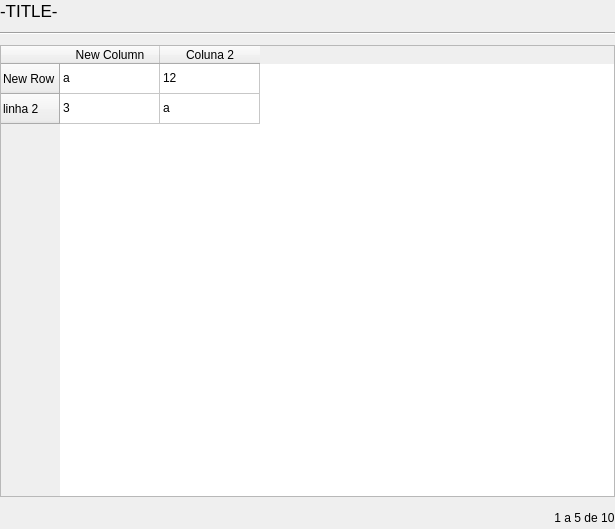
<?xml version="1.0" encoding="UTF-8"?>
<ui version="4.0">
 <class>Table</class>
 <widget class="QWidget" name="Table">
  <property name="geometry">
   <rect>
    <x>0</x>
    <y>0</y>
    <width>615</width>
    <height>529</height>
   </rect>
  </property>
  <property name="windowTitle">
   <string>Form</string>
  </property>
  <layout class="QVBoxLayout" name="verticalLayout">
   <property name="spacing">
    <number>10</number>
   </property>
   <property name="leftMargin">
    <number>0</number>
   </property>
   <property name="topMargin">
    <number>0</number>
   </property>
   <property name="rightMargin">
    <number>0</number>
   </property>
   <property name="bottomMargin">
    <number>0</number>
   </property>
   <item>
    <widget class="QWidget" name="widHeader" native="true">
     <property name="styleSheet">
      <string notr="true">QPushButton { background-color: transparent }</string>
     </property>
     <layout class="QHBoxLayout" name="horizontalLayout">
      <property name="leftMargin">
       <number>0</number>
      </property>
      <property name="topMargin">
       <number>0</number>
      </property>
      <property name="rightMargin">
       <number>0</number>
      </property>
      <property name="bottomMargin">
       <number>0</number>
      </property>
      <item>
       <widget class="QLabel" name="labelTitle">
        <property name="sizePolicy">
         <sizepolicy hsizetype="Preferred" vsizetype="Preferred">
          <horstretch>0</horstretch>
          <verstretch>0</verstretch>
         </sizepolicy>
        </property>
        <property name="minimumSize">
         <size>
          <width>0</width>
          <height>0</height>
         </size>
        </property>
        <property name="font">
         <font>
          <pointsize>13</pointsize>
         </font>
        </property>
        <property name="text">
         <string>-TITLE-</string>
        </property>
       </widget>
      </item>
      <item>
       <spacer name="horizontalSpacer_2">
        <property name="orientation">
         <enum>Qt::Horizontal</enum>
        </property>
        <property name="sizeHint" stdset="0">
         <size>
          <width>40</width>
          <height>20</height>
         </size>
        </property>
       </spacer>
      </item>
      <item>
       <widget class="QPushButton" name="btnConfirm">
        <property name="icon">
         <iconset resource="resource.qrc">
          <normaloff>:/root/Assets/check-solid.svg</normaloff>:/root/Assets/check-solid.svg</iconset>
        </property>
        <property name="flat">
         <bool>true</bool>
        </property>
       </widget>
      </item>
      <item>
       <widget class="QPushButton" name="btnEdit">
        <property name="text">
         <string/>
        </property>
        <property name="icon">
         <iconset resource="resource.qrc">
          <normaloff>:/root/Assets/pen-to-square-solid.svg</normaloff>:/root/Assets/pen-to-square-solid.svg</iconset>
        </property>
        <property name="flat">
         <bool>true</bool>
        </property>
       </widget>
      </item>
      <item>
       <widget class="QPushButton" name="btnDelete">
        <property name="icon">
         <iconset resource="resource.qrc">
          <normaloff>:/root/Assets/trash-solid.svg</normaloff>:/root/Assets/trash-solid.svg</iconset>
        </property>
        <property name="flat">
         <bool>true</bool>
        </property>
       </widget>
      </item>
     </layout>
    </widget>
   </item>
   <item>
    <widget class="Line" name="line">
     <property name="orientation">
      <enum>Qt::Horizontal</enum>
     </property>
    </widget>
   </item>
   <item>
    <widget class="QTableWidget" name="tableWidget">
     <property name="sizeAdjustPolicy">
      <enum>QAbstractScrollArea::AdjustToContents</enum>
     </property>
     <property name="editTriggers">
      <set>QAbstractItemView::NoEditTriggers</set>
     </property>
     <property name="selectionBehavior">
      <enum>QAbstractItemView::SelectRows</enum>
     </property>
     <property name="showGrid">
      <bool>true</bool>
     </property>
     <property name="gridStyle">
      <enum>Qt::SolidLine</enum>
     </property>
     <property name="cornerButtonEnabled">
      <bool>false</bool>
     </property>
     <row>
      <property name="text">
       <string>New Row</string>
      </property>
     </row>
     <row>
      <property name="text">
       <string>linha 2</string>
      </property>
     </row>
     <column>
      <property name="text">
       <string>New Column</string>
      </property>
     </column>
     <column>
      <property name="text">
       <string>Coluna 2</string>
      </property>
     </column>
     <item row="0" column="0">
      <property name="text">
       <string>a</string>
      </property>
     </item>
     <item row="0" column="1">
      <property name="text">
       <string>12</string>
      </property>
     </item>
     <item row="1" column="0">
      <property name="text">
       <string>3</string>
      </property>
     </item>
     <item row="1" column="1">
      <property name="text">
       <string>a</string>
      </property>
     </item>
    </widget>
   </item>
   <item>
    <widget class="QWidget" name="widget" native="true">
     <layout class="QHBoxLayout" name="horizontalLayout_3">
      <property name="leftMargin">
       <number>0</number>
      </property>
      <property name="topMargin">
       <number>0</number>
      </property>
      <property name="rightMargin">
       <number>0</number>
      </property>
      <property name="bottomMargin">
       <number>0</number>
      </property>
      <item>
       <widget class="QPushButton" name="btnPrv">
        <property name="icon">
         <iconset resource="resource.qrc">
          <normaloff>:/root/Assets/circle-arrow-left-solid.svg</normaloff>:/root/Assets/circle-arrow-left-solid.svg</iconset>
        </property>
        <property name="flat">
         <bool>true</bool>
        </property>
       </widget>
      </item>
      <item>
       <widget class="QPushButton" name="btnNext">
        <property name="icon">
         <iconset resource="resource.qrc">
          <normaloff>:/root/Assets/circle-arrow-right-solid.svg</normaloff>:/root/Assets/circle-arrow-right-solid.svg</iconset>
        </property>
        <property name="flat">
         <bool>true</bool>
        </property>
       </widget>
      </item>
      <item>
       <spacer name="horizontalSpacer">
        <property name="orientation">
         <enum>Qt::Horizontal</enum>
        </property>
        <property name="sizeHint" stdset="0">
         <size>
          <width>40</width>
          <height>20</height>
         </size>
        </property>
       </spacer>
      </item>
      <item>
       <widget class="QLabel" name="label">
        <property name="text">
         <string>1 a 5 de 10</string>
        </property>
        <property name="alignment">
         <set>Qt::AlignCenter</set>
        </property>
       </widget>
      </item>
     </layout>
    </widget>
   </item>
  </layout>
 </widget>
 <resources>
  <include location="resource.qrc"/>
 </resources>
 <connections/>
</ui>
